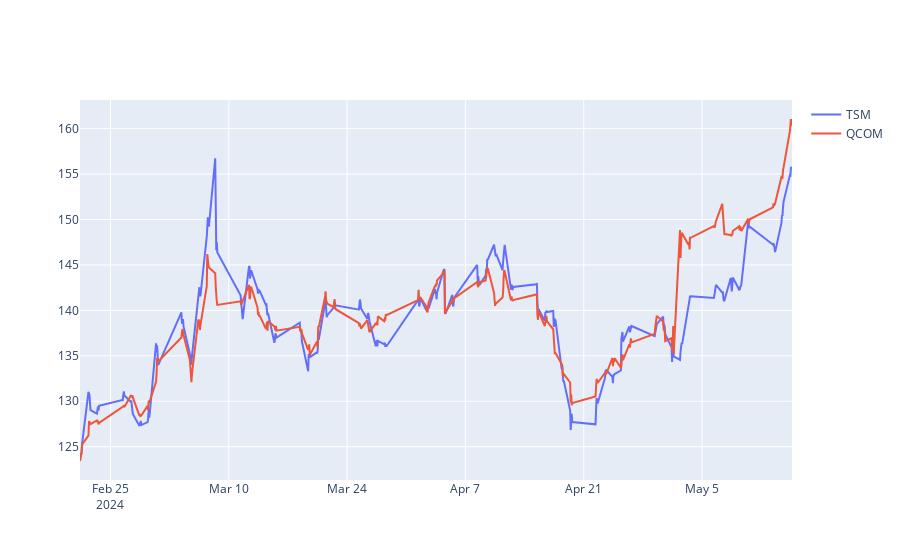

Write notebook code for a chart like this one.
### Code cell
# Plot the two normalized tickers

fig = go.Figure()
fig.add_trace(go.Scatter(x=tsm_data.index, y=tsm_data['Close'], name='TSM'))
fig.add_trace(go.Scatter(x=qcom_data.index, y=qcom_data['Close_NORM'], name='QCOM'))

fig.show()

### Figure 1 — Plotly figure (JSON) as saved in the notebook; plotly's stock layout.template omitted (floating-point values rounded to 4 significant figures; data arrays with more than 128 entries replaced by an {"elided": "..."} marker saying what was removed)
{"data": [{"name": "TSM", "type": "scatter", "x": {"elided": "300 str values"}, "y": {"elided": "300 float values"}}, {"name": "QCOM", "type": "scatter", "x": {"elided": "300 str values"}, "y": {"elided": "300 float values"}}], "layout": {}}
